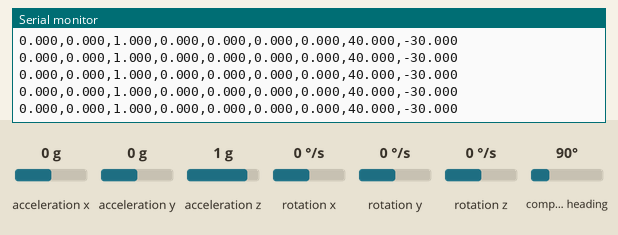
The sketch below on a simulated Arduino Nano 33 BLE. On the bench: the last lines printed to the serial monitor. Inputs (shaded band) come from the test bench; at power-on: acceleration x 0 g, acceleration y 0 g, acceleration z 1 g, rotation x 0 °/s, rotation y 0 °/s, rotation z 0 °/s, compass heading 90°.

Above: at 1.2 s.
1.3 s: acceleration x set to -1.4 g
At 1.56 s:
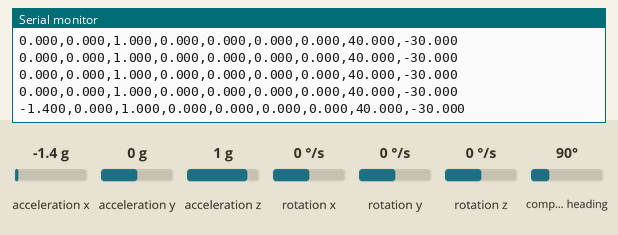
2.8 s: acceleration y set to -1.4 g
At 2.96 s:
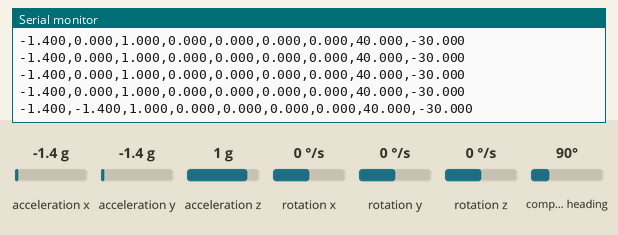
4.3 s: acceleration z set to -1.4 g
At 4.36 s:
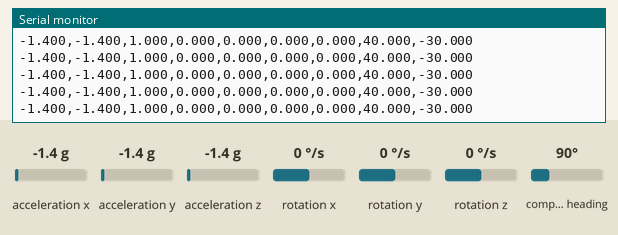
5.8 s: rotation x set to -192 °/s
At 5.96 s:
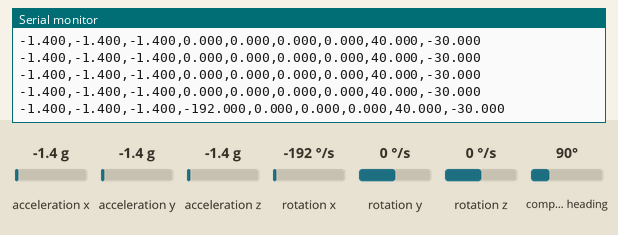
7.3 s: rotation y set to -192 °/s
At 7.36 s:
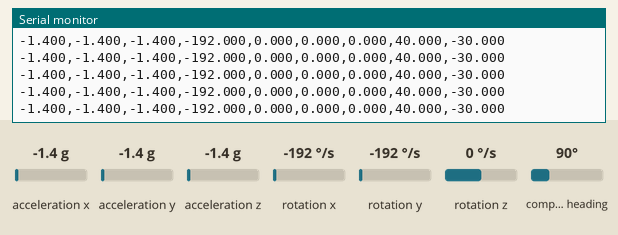

The sketch:

read_imu_nano_33_ble.ino
```cpp
// ------------------------------------------------------------
//  Author: Miguel A.Lorenzo
//  Date: 17/09/2026
//  Subject: IoT Communications Laboratory
//  Master: MSc in Electronic Engineering
//  University: University of Zaragoza EINA/UNIZAR
// ------------------------------------------------------------

#include <Arduino.h>
#include <Arduino_LSM9DS1.h>

// Dynamic data variables
float ax, ay, az;
float gx, gy, gz;
float mx, my, mz;

unsigned long pv_millis_sample = 0;
const long interval_sample = 200; // Muestreo y envío cada 200 ms

// FUNCTIONS DECLARATION
void read_imu();
void printer();

void setup() {
  Serial.begin(115200);
  while (!Serial && millis() < 4000);

  if (!IMU.begin()) {
    Serial.println("Failed to initialize IMU!");
    while (1);
  }
  Serial.print("ax");Serial.print(",");
  Serial.print("ay");Serial.print(",");
  Serial.print("az");Serial.print(",");
  Serial.print("gx");Serial.print(",");
  Serial.print("gy");Serial.print(",");
  Serial.print("gz");Serial.print(",");
  Serial.print("mx");Serial.print(",");
  Serial.print("my");Serial.print(",");
  Serial.print("mz");Serial.println(",");
}

void loop() {
  unsigned long current_millis = millis();

  // Muestrea e imprime los datos en un solo ciclo sincronizado
  if (current_millis - pv_millis_sample >= interval_sample) {
    pv_millis_sample = current_millis;
    read_imu();
    printer();
  }
}

void read_imu() {
  if (IMU.accelerationAvailable()) {
    IMU.readAcceleration(ax, ay, az);
  }
  if (IMU.gyroscopeAvailable()) {
    IMU.readGyroscope(gx, gy, gz);
  }
  if (IMU.magneticFieldAvailable()) {
    IMU.readMagneticField(mx, my, mz);
  }
}

// Envía la muestra en formato CSV limpio (separado por comas y finalizado con \n)
void printer() {
  Serial.print(ax, 3); Serial.print(",");
  Serial.print(ay, 3); Serial.print(",");
  Serial.print(az, 3); Serial.print(",");
  Serial.print(gx, 3); Serial.print(",");
  Serial.print(gy, 3); Serial.print(",");
  Serial.print(gz, 3); Serial.print(",");
  Serial.print(mx, 3); Serial.print(",");
  Serial.print(my, 3); Serial.print(",");
  Serial.println(mz, 3);
}
```

Measured:
- after the input at 1.3 s, the serial monitor: prints a new line after 0.10 s (image 1)
- after the input at 2.8 s, the serial monitor: prints a new line at once (image 2)
- after the input at 5.8 s, the serial monitor: prints a new line at once (image 4)
